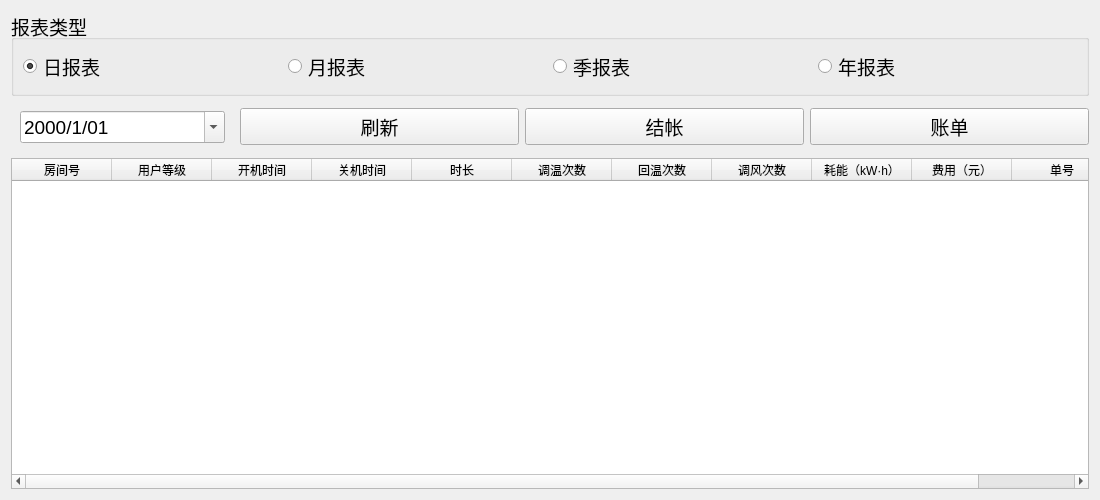
<?xml version="1.0" encoding="UTF-8"?>
<ui version="4.0">
 <class>Form</class>
 <widget class="QWidget" name="Form">
  <property name="geometry">
   <rect>
    <x>0</x>
    <y>0</y>
    <width>1100</width>
    <height>500</height>
   </rect>
  </property>
  <property name="windowTitle">
   <string>报表</string>
  </property>
  <layout class="QVBoxLayout" name="verticalLayout_4">
   <item>
    <layout class="QVBoxLayout" name="verticalLayout_2">
     <item>
      <widget class="QGroupBox" name="groupBox">
       <property name="font">
        <font>
         <pointsize>14</pointsize>
        </font>
       </property>
       <property name="title">
        <string>报表类型</string>
       </property>
       <layout class="QHBoxLayout" name="horizontalLayout">
        <item>
         <widget class="QRadioButton" name="radioButton">
          <property name="font">
           <font>
            <pointsize>14</pointsize>
           </font>
          </property>
          <property name="text">
           <string>日报表</string>
          </property>
          <property name="checked">
           <bool>true</bool>
          </property>
         </widget>
        </item>
        <item>
         <widget class="QRadioButton" name="radioButton_2">
          <property name="font">
           <font>
            <pointsize>14</pointsize>
           </font>
          </property>
          <property name="text">
           <string>月报表</string>
          </property>
         </widget>
        </item>
        <item>
         <widget class="QRadioButton" name="radioButton_4">
          <property name="font">
           <font>
            <pointsize>14</pointsize>
           </font>
          </property>
          <property name="text">
           <string>季报表</string>
          </property>
         </widget>
        </item>
        <item>
         <widget class="QRadioButton" name="radioButton_3">
          <property name="font">
           <font>
            <pointsize>14</pointsize>
           </font>
          </property>
          <property name="text">
           <string>年报表</string>
          </property>
         </widget>
        </item>
       </layout>
      </widget>
     </item>
     <item>
      <layout class="QHBoxLayout" name="horizontalLayout_5">
       <property name="sizeConstraint">
        <enum>QLayout::SetNoConstraint</enum>
       </property>
       <item>
        <layout class="QHBoxLayout" name="horizontalLayout_4">
         <item>
          <widget class="QStackedWidget" name="stackedWidget">
           <property name="sizePolicy">
            <sizepolicy hsizetype="Fixed" vsizetype="Fixed">
             <horstretch>0</horstretch>
             <verstretch>0</verstretch>
            </sizepolicy>
           </property>
           <property name="font">
            <font>
             <pointsize>14</pointsize>
            </font>
           </property>
           <property name="currentIndex">
            <number>0</number>
           </property>
           <widget class="QWidget" name="page">
            <layout class="QVBoxLayout" name="verticalLayout">
             <property name="spacing">
              <number>6</number>
             </property>
             <property name="topMargin">
              <number>9</number>
             </property>
             <item>
              <widget class="QDateEdit" name="dateEdit">
               <property name="correctionMode">
                <enum>QAbstractSpinBox::CorrectToPreviousValue</enum>
               </property>
               <property name="minimumDateTime">
                <datetime>
                 <hour>0</hour>
                 <minute>0</minute>
                 <second>0</second>
                 <year>1753</year>
                 <month>9</month>
                 <day>14</day>
                </datetime>
               </property>
               <property name="currentSection">
                <enum>QDateTimeEdit::YearSection</enum>
               </property>
               <property name="displayFormat">
                <string>yyyy/M/dd</string>
               </property>
               <property name="calendarPopup">
                <bool>true</bool>
               </property>
               <property name="date">
                <date>
                 <year>2000</year>
                 <month>1</month>
                 <day>1</day>
                </date>
               </property>
              </widget>
             </item>
            </layout>
           </widget>
           <widget class="QWidget" name="page_2">
            <layout class="QHBoxLayout" name="horizontalLayout_2">
             <item>
              <widget class="QComboBox" name="comboBox_3">
               <item>
                <property name="text">
                 <string>2018年</string>
                </property>
               </item>
              </widget>
             </item>
             <item>
              <widget class="QComboBox" name="comboBox">
               <item>
                <property name="text">
                 <string>一月</string>
                </property>
               </item>
               <item>
                <property name="text">
                 <string>二月</string>
                </property>
               </item>
               <item>
                <property name="text">
                 <string>三月</string>
                </property>
               </item>
               <item>
                <property name="text">
                 <string>四月</string>
                </property>
               </item>
               <item>
                <property name="text">
                 <string>五月</string>
                </property>
               </item>
               <item>
                <property name="text">
                 <string>六月</string>
                </property>
               </item>
               <item>
                <property name="text">
                 <string>七月</string>
                </property>
               </item>
               <item>
                <property name="text">
                 <string>八月</string>
                </property>
               </item>
               <item>
                <property name="text">
                 <string>九月</string>
                </property>
               </item>
               <item>
                <property name="text">
                 <string>十月</string>
                </property>
               </item>
               <item>
                <property name="text">
                 <string>十一月</string>
                </property>
               </item>
               <item>
                <property name="text">
                 <string>十二月</string>
                </property>
               </item>
              </widget>
             </item>
            </layout>
           </widget>
           <widget class="QWidget" name="page_4">
            <layout class="QHBoxLayout" name="horizontalLayout_3">
             <item>
              <widget class="QComboBox" name="comboBox_4">
               <item>
                <property name="text">
                 <string>2018年</string>
                </property>
               </item>
              </widget>
             </item>
             <item>
              <widget class="QComboBox" name="comboBox_5">
               <item>
                <property name="text">
                 <string>第一季度</string>
                </property>
               </item>
               <item>
                <property name="text">
                 <string>第二季度</string>
                </property>
               </item>
               <item>
                <property name="text">
                 <string>第三季度</string>
                </property>
               </item>
               <item>
                <property name="text">
                 <string>第四季度</string>
                </property>
               </item>
              </widget>
             </item>
            </layout>
           </widget>
           <widget class="QWidget" name="page_3">
            <layout class="QVBoxLayout" name="verticalLayout_3">
             <item>
              <widget class="QComboBox" name="comboBox_2">
               <property name="font">
                <font>
                 <pointsize>14</pointsize>
                </font>
               </property>
               <item>
                <property name="text">
                 <string>2018年</string>
                </property>
               </item>
              </widget>
             </item>
            </layout>
           </widget>
          </widget>
         </item>
        </layout>
       </item>
       <item>
        <widget class="QPushButton" name="btRefresh">
         <property name="font">
          <font>
           <pointsize>14</pointsize>
          </font>
         </property>
         <property name="text">
          <string>刷新</string>
         </property>
        </widget>
       </item>
       <item>
        <widget class="QPushButton" name="btSettle">
         <property name="font">
          <font>
           <pointsize>14</pointsize>
          </font>
         </property>
         <property name="text">
          <string>结帐</string>
         </property>
        </widget>
       </item>
       <item>
        <widget class="QPushButton" name="btBill">
         <property name="font">
          <font>
           <pointsize>14</pointsize>
          </font>
         </property>
         <property name="text">
          <string>账单</string>
         </property>
        </widget>
       </item>
      </layout>
     </item>
    </layout>
   </item>
   <item>
    <widget class="QTableWidget" name="tbDetail">
     <property name="sizeAdjustPolicy">
      <enum>QAbstractScrollArea::AdjustToContents</enum>
     </property>
     <property name="editTriggers">
      <set>QAbstractItemView::NoEditTriggers</set>
     </property>
     <property name="sortingEnabled">
      <bool>true</bool>
     </property>
     <column>
      <property name="text">
       <string>房间号</string>
      </property>
     </column>
     <column>
      <property name="text">
       <string>用户等级</string>
      </property>
     </column>
     <column>
      <property name="text">
       <string>开机时间</string>
      </property>
     </column>
     <column>
      <property name="text">
       <string>关机时间</string>
      </property>
     </column>
     <column>
      <property name="text">
       <string>时长</string>
      </property>
     </column>
     <column>
      <property name="text">
       <string>调温次数</string>
      </property>
     </column>
     <column>
      <property name="text">
       <string>回温次数</string>
      </property>
     </column>
     <column>
      <property name="text">
       <string>调风次数</string>
      </property>
     </column>
     <column>
      <property name="text">
       <string>耗能（kW·h）</string>
      </property>
     </column>
     <column>
      <property name="text">
       <string>费用（元）</string>
      </property>
     </column>
     <column>
      <property name="text">
       <string>单号</string>
      </property>
     </column>
    </widget>
   </item>
  </layout>
 </widget>
 <resources/>
 <connections/>
</ui>
